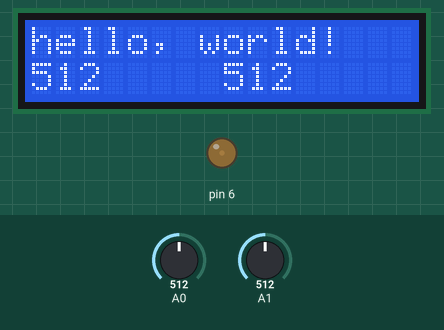
Simulated run of this sketch. Board: Arduino Uno, built with avr-gcc and run on an emulated ATmega328P. On the bench: 16×2 character LCD, output pins drawn as LEDs (lit = HIGH). The inputs (shaded band) are chosen by the test bench; at power-on: A0 = 512, A1 = 512.

Above: at 1.2 s.
1.3 s: A0 set to 716
At 2.4 s:
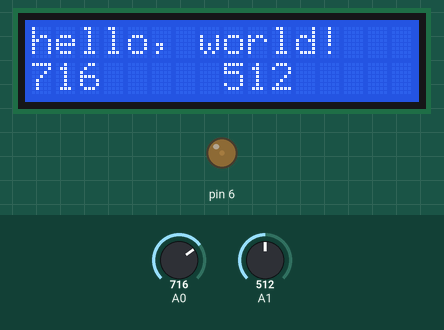
2.8 s: A1 set to 716
At 3.2 s:
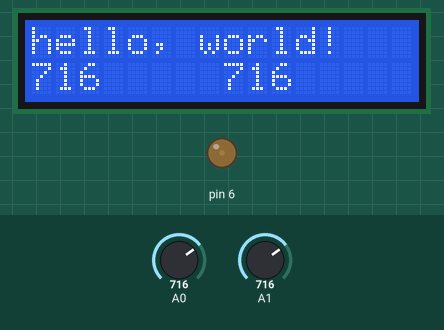
4.3 s: A0 set to 900
At 5.0 s:
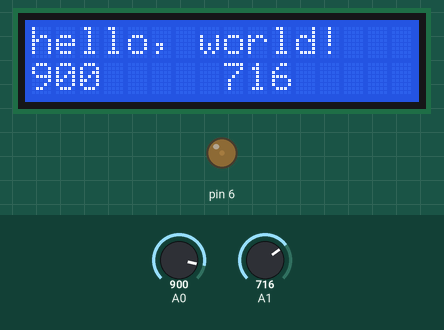
5.8 s: A1 set to 900
At 7.0 s:
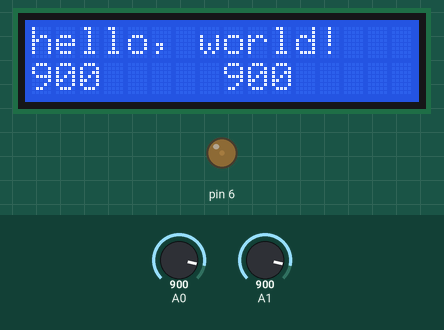
7.3 s: A0 set to 1023
At 7.6 s:
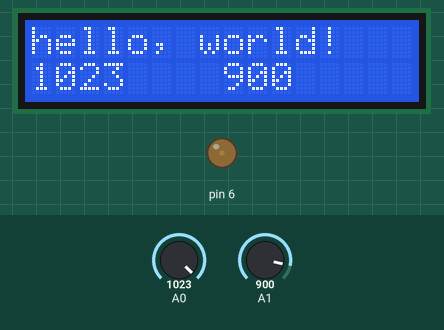
8.8 s: A1 set to 1023
At 9.7 s:
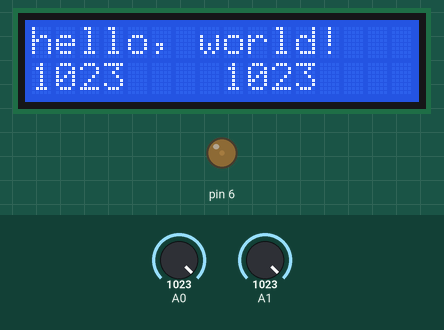
Timing chart, 0 to 11.3 s (numbered marks = the images above; inputs shaded):
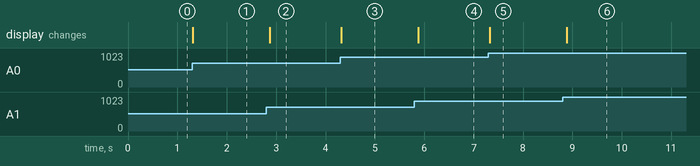

Measured:
- after the input at 1.3 s, the display: changes at once (image 1)
- after the input at 2.8 s, the display: changes after 0.07 s (image 2)
- after the input at 4.3 s, the display: changes at once (image 3)
- after the input at 5.8 s, the display: changes after 0.08 s (image 4)
- after the input at 7.3 s, the display: changes at once (image 5)
- after the input at 8.8 s, the display: changes after 0.09 s (image 6)

The sketch:

LCD_HelloWorld.ino
```cpp
/*
  The circuit:
 * LCD RS pin to digital pin 12
 * LCD Enable pin to digital pin 13
 * LCD D4 pin to digital pin 5
 * LCD D5 pin to digital pin 4
 * LCD D6 pin to digital pin 3
 * LCD D7 pin to digital pin 2
 * LCD R/W pin to ground
 * LCD VSS pin to ground
 * LCD VCC pin to 5V
 * 10K resistor:
 * ends to +5V and ground
 * wiper to LCD VO pin (pin 3)
 * pin 15 V LED (backlight)
 * pin 16 GNC LED (backlight)
*/

// include the library code:
#include <LiquidCrystal.h>

// initialize the library by associating any needed LCD interface pin
// with the arduino pin number it is connectedyy to
const int rs = 12, en = 13, d4 = 5, d5 = 4, d6 = 3, d7 = 2;
//LiquidCrystal lcd(rs, en, d4, d5, d6, d7);
LiquidCrystal lcd(12, 13, 5, 4, 3, 2);

void setup() {
  // set up the LCD's number of columns and rows:
  analogWrite(6,20);

  lcd.begin(16, 2);
  // Print a message to the LCD.
  lcd.print("hello, world!");
}

void loop() {
  // set the cursor to column 0, line 1
  // (note: line 1 is the second row, since counting begins with 0):
  lcd.setCursor(0, 1);
  // print the number of seconds since reset:
  lcd.print("                ");
  lcd.setCursor(0, 1);
  lcd.print(analogRead(A0));
  lcd.setCursor(8, 1);
  lcd.print(analogRead(A1));
  delay(100);
}
```
